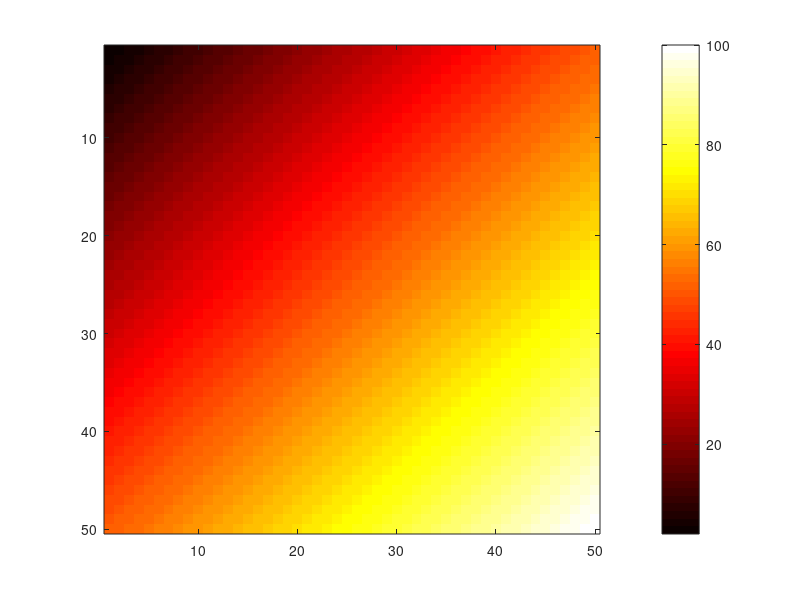

Here is the MATLAB script that generated this plot: (Note: this script raises an error after producing the figure.)
size = 50;
z = zeros(size, size);
for r = 1:size
    for c = 1:size
        z(r,c) = r+c;
    end
end
fig = figure;

colormap('hot');
imagesc(z);
colorbar;

%--PLOTLY--%

% Strip MATLAB<sup>&reg;</sup> style by default!
response = fig2plotly(fig, 'filename', 'matlab-basic-heatmap');
plotly_url = response.url;